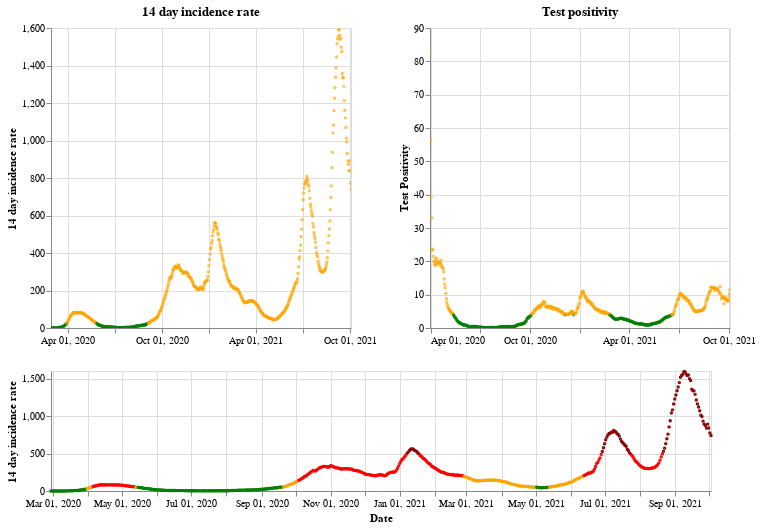

Notebook cell for this chart:
### Markdown cell above
## Scotland

### Code cell
plot_traffic_light('Scotland')

### Figure 1 — Vega-Lite specification as saved in the notebook (floating-point values rounded to 4 significant figures; data arrays with more than 128 entries replaced by an {"elided": "..."} marker saying what was removed)
{"config": {"view": {"continuousWidth": 400, "continuousHeight": 300}}, "vconcat": [{"hconcat": [{"mark": {"type": "point", "size": 2}, "encoding": {"color": {"condition": {"value": "green", "test": "(datum.twoWeeklyCasesRate <= 25)"}, "value": "orange"}, "tooltip": [{"type": "nominal", "field": "areaName"}, {"type": "temporal", "field": "date"}, {"type": "quantitative", "field": "twoWeeklyCasesRate"}, {"type": "quantitative", "field": "testPositivity"}], "x": {"type": "temporal", "axis": {"title": ""}, "field": "date", "scale": {"domain": {"selection": "DateBrush"}}, "timeUnit": "yearmonthdate"}, "y": {"type": "quantitative", "axis": {"title": "14 day incidence rate"}, "field": "twoWeeklyCasesRate"}}, "title": "14 day incidence rate", "width": 300}, {"mark": {"type": "point", "size": 2}, "encoding": {"color": {"condition": {"value": "green", "test": "(datum.testPositivity <= 4)"}, "value": "orange"}, "tooltip": [{"type": "nominal", "field": "areaName"}, {"type": "temporal", "field": "date"}, {"type": "quantitative", "field": "twoWeeklyCasesRate"}, {"type": "quantitative", "field": "testPositivity"}], "x": {"type": "temporal", "axis": {"title": ""}, "field": "date", "scale": {"domain": {"selection": "DateBrush"}}, "timeUnit": "yearmonthdate"}, "y": {"type": "quantitative", "axis": {"title": "Test Positivity"}, "field": "testPositivity"}}, "title": "Test positivity", "width": 300}]}, {"layer": [{"mark": {"type": "point", "size": 2}, "encoding": {"color": {"condition": {"value": "orange", "test": "(((datum.testPositivity < 4) && (datum.twoWeeklyCasesRate >= 50)) && (datum.twoWeeklyCasesRate < 200))"}, "value": "red"}, "opacity": {"condition": {"value": 1, "test": "((datum.twoWeeklyCasesRate >= 50) && (datum.twoWeeklyCasesRate < 500))"}, "value": 0}, "tooltip": [{"type": "nominal", "field": "areaName"}, {"type": "temporal", "field": "date"}, {"type": "quantitative", "field": "twoWeeklyCasesRate"}, {"type": "quantitative", "field": "testPositivity"}], "x": {"type": "temporal", "axis": {"title": "Date"}, "field": "date", "timeUnit": "yearmonthdate"}, "y": {"type": "quantitative", "axis": {"title": "14 day incidence rate"}, "field": "twoWeeklyCasesRate"}}, "selection": {"DateBrush": {"type": "interval", "encodings": ["x"], "fields": ["Time"]}}}, {"mark": {"type": "point", "size": 2}, "encoding": {"color": {"value": "darkred"}, "opacity": {"condition": {"value": 1, "test": "(datum.twoWeeklyCasesRate >= 500)"}, "value": 0}, "tooltip": [{"type": "nominal", "field": "areaName"}, {"type": "temporal", "field": "date"}, {"type": "quantitative", "field": "twoWeeklyCasesRate"}, {"type": "quantitative", "field": "testPositivity"}], "x": {"type": "temporal", "axis": {"title": "Date"}, "field": "date", "timeUnit": "yearmonthdate"}, "y": {"type": "quantitative", "axis": {"title": "14 day incidence rate"}, "field": "twoWeeklyCasesRate"}}}, {"mark": {"type": "point", "size": 2}, "encoding": {"color": {"condition": {"value": "green", "test": "((datum.testPositivity < 4) && (datum.twoWeeklyCasesRate < 50))"}, "value": "orange"}, "opacity": {"condition": {"value": 1, "test": "(datum.twoWeeklyCasesRate < 50)"}, "value": 0}, "tooltip": [{"type": "nominal", "field": "areaName"}, {"type": "temporal", "field": "date"}, {"type": "quantitative", "field": "twoWeeklyCasesRate"}, {"type": "quantitative", "field": "testPositivity"}], "x": {"type": "temporal", "axis": {"title": "Date"}, "field": "date", "timeUnit": "yearmonthdate"}, "y": {"type": "quantitative", "axis": {"title": "14 day incidence rate"}, "field": "twoWeeklyCasesRate"}}}], "height": 120, "width": 660}], "data": {"name": "data-324bf99219dc086abdff54b412f05283"}, "$schema": "https://vega.github.io/schema/vega-lite/v4.8.1.json", "datasets": {"data-324bf99219dc086abdff54b412f05283": {"elided": "584 records"}}}
